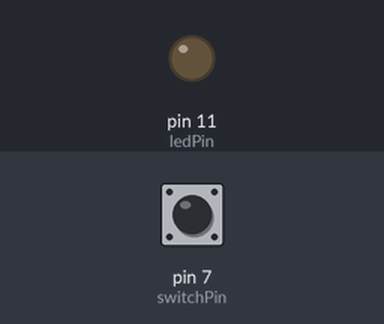
Bench run of a sketch on a simulated Arduino Uno, built with avr-gcc and run on an emulated ATmega328P. Parts: output pins drawn as LEDs (lit = HIGH). The test bench sets the inputs (shaded band); at power-on: pin 7 (switchPin) LOW.

Above: at 1.2 s.
1.3 s: pin 7 (switchPin) pulled HIGH for 0.15 s
At 2.6 s:
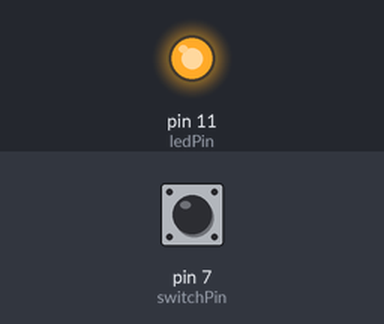
3.0 s: pin 7 (switchPin) pulled HIGH for 1 s
At 3.8 s:
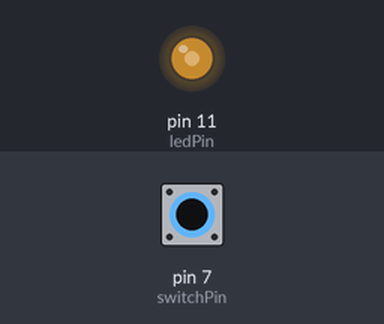
5.5 s: pin 7 (switchPin) pulled HIGH for 3.2 s
At 9.5 s:
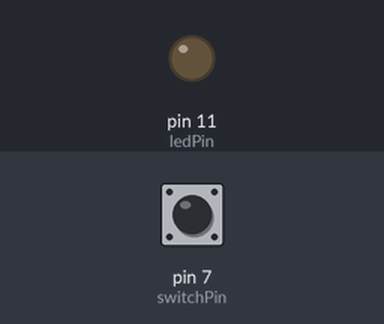
Timing chart, 0 to 11.0 s (numbered marks = the images above; inputs shaded):
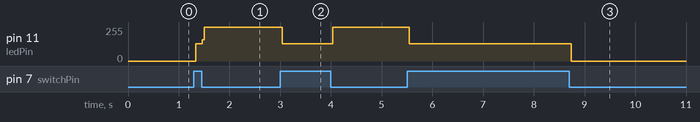

The sketch:

button_c_dreb.ino
```cpp
// https://all-arduino.ru/arduino-dlya-nachinayushhih-urok-5-knopki-shim-funktsii/
// видео 19-13 дребез контактов
// второй скетч. меняет состояние при нажатии на кнопку
// переменные с пинами подключенных устройств
int switchPin = 7;
int ledPin = 11;

// переменные для хранения состояния кнопки и светодиода
boolean lastButton = LOW;
boolean currentButton = LOW;
boolean ledOn = false;

void setup() {
  pinMode(switchPin, INPUT);
  pinMode(ledPin, OUTPUT);
}

void loop() {
  if(lastButton == LOW && digitalRead(switchPin) == HIGH) {
    ledOn = !ledOn;
    lastButton == HIGH;
  }else{
      lastButton = digitalRead(switchPin);
  }
  digitalWrite(ledPin, ledOn);
}
```

Measured:
- after the input at 1.3 s, pin 11 (ledPin): 0/255 → 128/255 at once, → 255/255 0.12 s later
- after the input at 3.0 s, pin 11 (ledPin): 255/255 → 128/255 at once, → 255/255 1.0 s later
- after the input at 5.5 s, pin 11 (ledPin): 255/255 → 128/255 at once, → 0/255 3.2 s later
